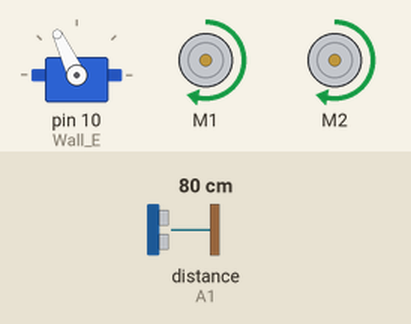
This sketch was run on a simulated Arduino Uno, built with avr-gcc and run on an emulated ATmega328P. Shown: servo, 2 × DC motor (green arrow = forward, orange = backward, longer = faster). Inputs (shaded band) come from the test bench; at power-on: distance to the obstacle (sensor on A1) 80 cm. The echo pulse lasts 58.3 µs per cm.

Above: at 1.2 s.
1.3 s: distance to the obstacle (sensor on A1) set to 17 cm
2.8 s: distance to the obstacle (sensor on A1) set to 13 cm
At 3.9 s:
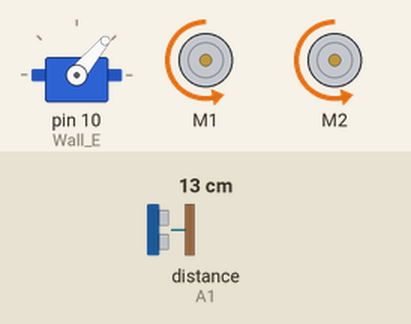
5.8 s: distance to the obstacle (sensor on A1) set to 18 cm
At 7.0 s:
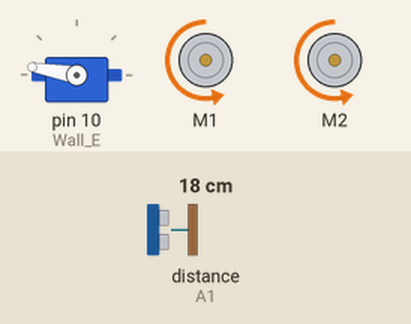
8.8 s: distance to the obstacle (sensor on A1) set to 2 cm
At 11.2 s:
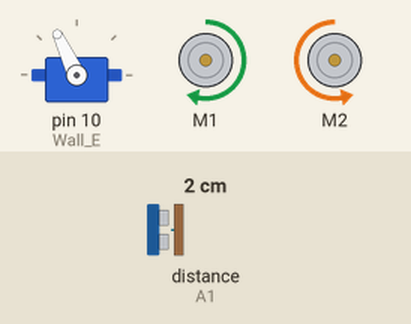
Timing chart, 0 to 12.8 s (numbered marks = the images above; inputs shaded):
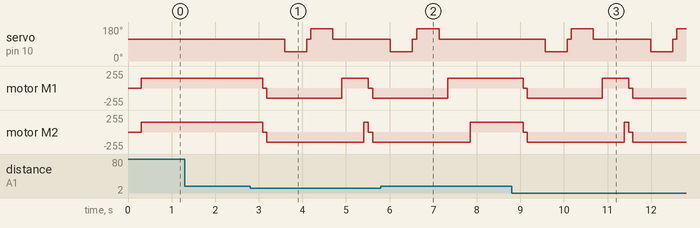

Measured:
- the behaviour switches between 16 and 15 cm on distance to the obstacle (sensor on A1) (found by bisection; images 0 and 1)
- after the input at 1.3 s, every drawn part: stays the same
- after the input at 2.8 s, servo on pin 10 (Wall_E): 115° → 50° after 0.79 s, → 115° 0.50 s later, → 170° 0.10 s later, → 115° 0.51 s later; motor M1: forward 150/255 → stopped after 0.29 s, → backward 150/255 0.10 s later, → forward 150/255 1.7 s later, → stopped 0.61 s later, … (5 changes in this stretch)
- after the input at 5.8 s, servo on pin 10 (Wall_E): goes on until 7.1 s, then stays 115°; motor M1: goes on until 7.3 s, then stays forward 150/255; motor M2: goes on until 7.8 s, then stays forward 150/255
- after the input at 8.8 s, servo on pin 10 (Wall_E): 115° → 50° after 0.77 s, → 115° 0.50 s later, → 170° 0.10 s later, → 115° 0.50 s later, … (7 changes in this stretch); motor M1: forward 150/255 → stopped after 0.26 s, → backward 150/255 0.10 s later, → forward 150/255 1.7 s later, → stopped 0.60 s later, … (5 changes in this stretch)

The sketch:

rlama005_.ino
```cpp
#include <AFMotor.h> //THIS LIBRARY ALLOWS THE CODE TO CONTROL THE DC MOTORs IN WALL-E
////https://learn.adafruit.com/adafruit-motor-shield/library-install
#include <NewPing.h> // THIS LIBRARY ALLOWS THE CODE TO CONTROL  THE ULTRASONIC SENSOR IN WALL-E
////https://github.com/livetronic/Arduino-NewPing
#include <Servo.h> // THIS LIBRARY ALLOWS THE CODE TO CONTROL THE SERVO MOTOR IN WALL-E
////https://github.com/arduino-libraries/Servo.git

typedef struct task {
  int state;
  unsigned long period;
  unsigned long elapsedTime;
  int (*TickFct)(int);
} task;

////SETTING UP THE ULTRASONIC SENSOR////
int trig_pin = A0;
int echo_pin = A1;
int max_cm_distance = 200;

NewPing sonar(trig_pin, echo_pin, max_cm_distance);

////SETTING UP SERVO MOTOR////
Servo Wall_E;

///OTHER VARIABLES////
int max_speed = 150;
int delays = 0;
int Wall_E_Speed = 0;

int dist_left = 0;
int dist_right = 0;
int distance = 100;

bool forward = false;
bool right = false;
bool left = false;
bool back = false;

////////////////INTITIALIZING WALL-E MOTORS//////////////////
AF_DCMotor motor1(1, MOTOR12_1KHZ);
AF_DCMotor motor2(2, MOTOR12_1KHZ);


////////CONCURRENT STATE MACHINE//////////
const unsigned short tasksNum = 2;
task tasks[tasksNum];

enum BL_States { START, MOVE_FORWARD, STOP, BACKWARDS, LOOK_LEFT, LOOK_RIGHT, ADJUST,
                 TURN_RIGHT, TURN_LEFT};
enum Ping_States {START2, readPing};

int TickFct_MOVE(int state) {
  switch(state){
    case START:
      state = MOVE_FORWARD;
      break;

     case MOVE_FORWARD:
      dist_left = 0;
      dist_right = 0;

            motor1.setSpeed(max_speed);
            motor2.setSpeed(max_speed);
      motor1.run(FORWARD);
      motor2.run(FORWARD);
       ///maybe some for loop//

      if(distance <= 15){
        forward = false;
        state = STOP;
        }
       else{
        forward = true;
        state = MOVE_FORWARD;
       }

      break;

     case STOP:

       motor1.run(RELEASE);
       motor2.run(RELEASE);
       delays = 0;
       state = BACKWARDS;
       break;

     case BACKWARDS:
            motor1.setSpeed(max_speed);
            motor2.setSpeed(max_speed);
      motor1.run(BACKWARD);
      motor2.run(BACKWARD);
        if(delays > 3){
            delays = 0;
            state = LOOK_RIGHT;
          }
       break;

     case LOOK_RIGHT:
        Wall_E.write(50);
         if(delays > 5){
           delays = 0;
            dist_right = distance;
            Wall_E.write(115);
            state = LOOK_LEFT;
          }
         break;

      case LOOK_LEFT:
        Wall_E.write(170);
          if(delays > 5){
           delays = 0;
           dist_left = distance;
           Wall_E.write(115);
           state = ADJUST;
           }
         break;

       case ADJUST:
        if(dist_right >= dist_left){
            delays = 0;
            state = TURN_RIGHT;
          }
        else{
          delays = 0;
          state = TURN_LEFT;
          }
        break;

        case TURN_LEFT:
            motor1.setSpeed(max_speed);
            motor2.setSpeed(max_speed);
          motor1.run(BACKWARD);
          motor2.run(FORWARD);
          if(delays > 4){
            state = MOVE_FORWARD;
           }
         break;
         case TURN_RIGHT:
            motor1.setSpeed(max_speed);
            motor2.setSpeed(max_speed);
          motor1.run(FORWARD);
          motor2.run(BACKWARD);
          if(delays > 4){
            state = MOVE_FORWARD;
          }
    }
  return state; }


int PingTick_Func(int state){
  switch(state){
    case START2:
      state = readPing;
      break;

     case readPing:
      distance = sonar.ping_cm();
      if(distance == 0){
          distance = 250;
        }
      break;
    }
  return state;}

void setup() {
  Wall_E.attach(10);
  Wall_E.write(115);
  unsigned char i = 0;

  tasks[i].state = START;
  tasks[i].period = 100;
  tasks[i].elapsedTime = 0;
  tasks[i].TickFct = &TickFct_MOVE;
    i++;
  tasks[i].state = START2;
  tasks[i].period = 100;
  tasks[i].elapsedTime = 0;
  tasks[i].TickFct = &PingTick_Func;
}

void loop() {
  // put your main code here, to run repeatedly:

  delays++;
  unsigned char i;
  for (i = 0; i < tasksNum; ++i) {
    if ( (millis() - tasks[i].elapsedTime) >= tasks[i].period) {
        tasks[i].state = tasks[i].TickFct(tasks[i].state);
        tasks[i].elapsedTime = millis(); // Last time this task was ran
    }
  }
  delay(100);
}
```
